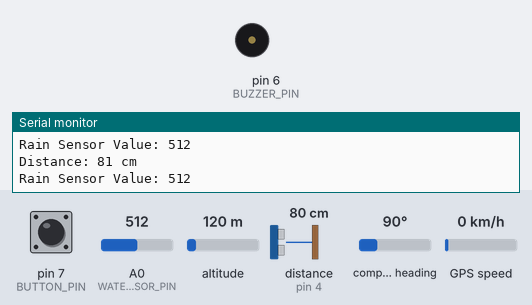
Bench run of a sketch on a simulated Arduino Uno, built with avr-gcc and run on an emulated ATmega328P. Parts: buzzer (waves = sounding, pin HIGH), the last lines printed to the serial monitor. Inputs (shaded band) come from the test bench; at power-on: distance to the obstacle (sensor on pin 4) 80 cm, pin 7 (BUTTON_PIN) HIGH, A0 (WATER_SENSOR_PIN) = 512, altitude 120 m, compass heading 90°, GPS speed 0 km/h. The echo pulse lasts 58.3 µs per cm; the GPS gets a fix after 3 s at 37.7749, -122.4194 with 8 satellites; the modem accepts every AT command (registered, SIM ready, sends succeed) and sends nothing else.

Above: at 2.2 s.
2.3 s: distance to the obstacle (sensor on pin 4) set to 72 cm
6.5 s: distance to the obstacle (sensor on pin 4) set to 66 cm
At 7.1 s:
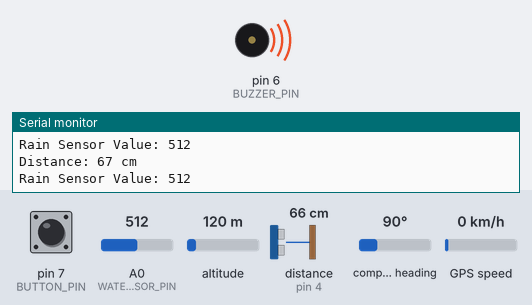
10.8 s: pin 7 (BUTTON_PIN) pulled LOW for 1.2 s
At 11.11 s:
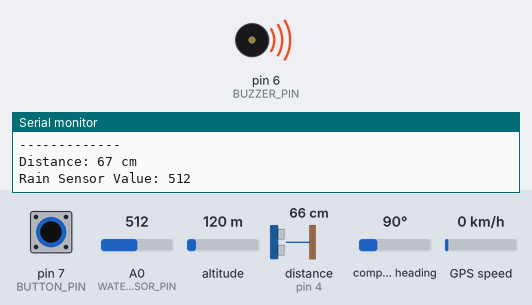
14.3 s: distance to the obstacle (sensor on pin 4) set to 120 cm
At 14.9 s:
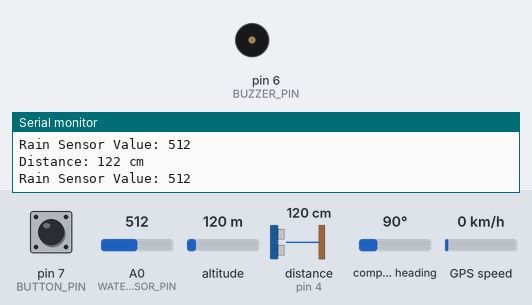
15.8 s: A0 (WATER_SENSOR_PIN) set to 488
At 19.2 s:
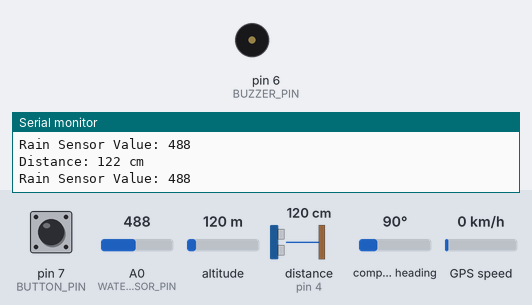
19.3 s: A0 (WATER_SENSOR_PIN) set to 510
At 20.1 s:
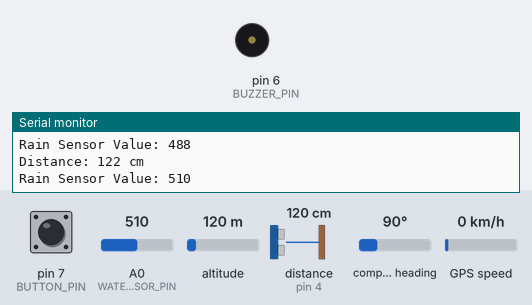
Timing chart, 0 to 21.8 s (numbered marks = the images above; inputs shaded):
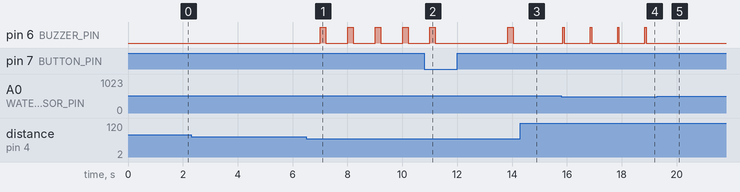

Measured:
- the behaviour switches between 69 and 68 cm on distance to the obstacle (sensor on pin 4) (found by bisection; images 0 and 1)
- the behaviour switches between 500 and 499 on A0 (WATER_SENSOR_PIN) (found by bisection; images 3 and 4)
- after the input at 6.5 s, pin 6 (BUZZER_PIN): alternates HIGH for 0.20 s and LOW for 0.80 s, starting after 0.51 s
- after the input at 10.8 s, pin 6 (BUZZER_PIN): LOW → HIGH after 3.0 s, → LOW 0.20 s later
- after the input at 14.3 s, pin 6 (BUZZER_PIN): stays LOW (without the input it goes to HIGH after 0.54 s)
- after the input at 15.8 s, pin 6 (BUZZER_PIN): alternates HIGH for 0.05 s and LOW for 0.95 s, starting after 0.05 s
- after the input at 19.3 s, pin 6 (BUZZER_PIN): stops changing and stays LOW

The sketch:

FinalCode.ino
```cpp
#include <SoftwareSerial.h>
#include <NMEAGPS.h>
#include <NewPing.h>

//Define the pins for the ultrasonic sensor
#define TRIGGER_PIN  5
#define ECHO_PIN     4
#define MAX_DISTANCE 400

NewPing sonar(TRIGGER_PIN, ECHO_PIN, MAX_DISTANCE);

//Define GPS Module Pins
#define GPS_TX_PIN 10
#define GPS_RX_PIN 11

#define WATER_SENSOR_PIN A0 // Analog pin for water sensor
#define BUTTON_PIN 7 // Pin for the button

SoftwareSerial gpsPort(GPS_TX_PIN, GPS_RX_PIN);
SoftwareSerial mySerial(8, 9); //Software serial for communication

NMEAGPS gps; //gps parser
gps_fix fix; //stores latest gps fix
uint8_t fixCount = 0; //count of gps fixes

#define BUZZER_PIN 6 // Define the pin connected to the buzzer

void setup()
{
  Serial.begin(9600);
  mySerial.begin(9600);
  gpsPort.begin(9600);

  Serial.println("Initializing...");


  pinMode(BUZZER_PIN, OUTPUT); // Set the buzzer pin as an output
  pinMode(WATER_SENSOR_PIN, INPUT); // Set water sensor pin as input
  pinMode(BUTTON_PIN, INPUT_PULLUP); // Set button pin as input with internal pull-up resistor
  delay(1000);
}

void loop()
{
  if (gps.available(gpsPort))
  {
    fix = gps.read();
    fixCount++;

    Serial.print("Distance: ");
    int distance = sonar.ping_cm();
    Serial.print(distance);
    Serial.println(" cm");

    int rainValue = analogRead(WATER_SENSOR_PIN);
    Serial.print("Rain Sensor Value: ");
    Serial.println(rainValue);

    if (distance < 70) // If an obstacle is detected within 70 cm
    {
      buzz(); // Buzz the buzzer
    }

    if (rainValue < 500) // If water sensor value is less than 500
    {
      buzzFast(); // Buzz the buzzer faster
    }

    if (digitalRead(BUTTON_PIN) == LOW) // If button is pressed
    {
      sendSMS(); // Send SMS
      Serial.println("Message sent");
      delay(500); // Debounce delay
    }

    if (fixCount >= 5)
    {
      fixCount = 0;
      Serial.println("Acquired Data");
      Serial.println("-------------");
      gpsdump();
      Serial.println("-------------");
      Serial.println();
    }
  }
}

void gpsdump()
{
  Serial.print("Latitude: ");
  Serial.println(fix.latitude(), 6); // Prints latitude with 6 decimal places

  Serial.print("Longitude: ");
  Serial.println(fix.longitude(), 6); // Prints longitude with 6 decimal places
}

void buzz()
{
  digitalWrite(BUZZER_PIN, HIGH); // Turn on the buzzer
  delay(200); // Buzz for 200 milliseconds
  digitalWrite(BUZZER_PIN, LOW); // Turn off the buzzer
}

void buzzFast()
{
  digitalWrite(BUZZER_PIN, HIGH); // Turn on the buzzer
  delay(50); // Buzz for 50 milliseconds (faster beep)
  digitalWrite(BUZZER_PIN, LOW); // Turn off the buzzer
}

void updateSerial()
{
  delay(500);
  while (Serial.available())
  {
    mySerial.write(Serial.read());//Forward what Serial received to Software Serial Port
  }
  while(mySerial.available())
  {
    Serial.write(mySerial.read());//Forward what Software Serial received to Serial Port
  }
}

void sendSMS()
{
  mySerial.println("AT+CMGF=1"); // Set the SMS mode to text
  updateSerial();
  mySerial.println("AT+CMGS=\"+447392069406\""); // enter your phone number here (prefix country code)
  updateSerial();
  String googleMapsLink = "Hi, I need help. My location is: http://maps.google.com/maps?q=" + String(fix.latitude(), 6) + "," + String(fix.longitude(), 6);
  mySerial.print(googleMapsLink); // enter your message here
  updateSerial();
  mySerial.write(26); // End the message with Ctrl+Z
  delay(500);
}
```
